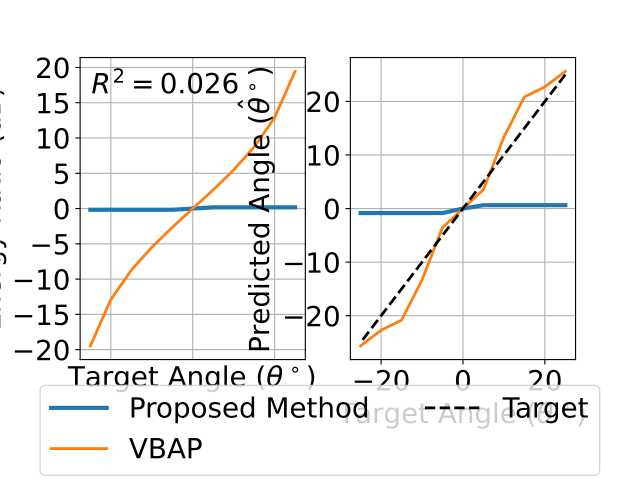

The script that saved this image:
# Enable MPS fallback for PyTorch on macOS
import os
import json
import sofar as sf
os.environ['PYTORCH_ENABLE_MPS_FALLBACK'] = '1'

# Import interface libraries
from pathlib import Path
import time
from types import SimpleNamespace

# Import computational libraries
import numpy as np
import torch
import torch.nn.functional as F
from sklearn.metrics import r2_score

# Import Plotting libraries
import matplotlib.pyplot as plt
from matplotlib.lines import Line2D
import matplotlib.cm as cm
import matplotlib.colors as colors


# Import project modules
from scripts.optimisation.custom_modules import MultiSourceFIR
from scripts.plotting.results_plot import plot_results
from scripts.setup.setup import load_gtfb, load_hrirs, load_stim, set_seed
from scripts.propagation.free_field_propagation import BinauralFreeFieldPropagation
from scripts.perceptual_models.llado2025.llado2025 import llado2025
from scripts.perceptual_models.desena2020.desena2020 import desena2020
from scripts.perceptual_models.spectral_matching.spectral_matching import spectral_matching
from scripts.optimisation.regularisation import second_moment_regularisation
from scripts.train.train import ListenerBasedLoss, SourceBasedLoss, Train
from scripts.saving.save_results import saver


def run_experiment(loss_dict_builder, run_label, target_angle):
    repo_root = Path(__file__).resolve().parent
    d = 60
    env = SimpleNamespace( # Include here all variables that you want stored into config.json
        epochs=1,
        num_lstn_pos=1,
        listener_batch_size=None,  # 5 mirrored pairs plus the centre listener
        symmetric_listener_sampling=False,
        n_samples=64,
        target_pos=[d, float(np.tan(np.deg2rad(target_angle)) * d)],
        selected_stim="impulse",
        sofa_path=str(repo_root / "data" / "impulses" / "SOFA" / "SYMMETRIC_D1_48K_24bit_256tap_FIR_SOFA.sofa"),
        sofa_idx_path=str(repo_root / "data" / "impulses" / "SOFA" / "D1_48k_hrirs_idx.csv"),
        lr=0.01,
        seed=46,
        log=0,
        fs=48000,
    )
    env.dtype = torch.float32
    env.device_str =  "cpu"
    env.device = torch.device(env.device_str)

## Initial setup
    print(f"Using device: {env.device}")

    # Loudspkeaker and listener positions
    env.lstn_pos = [[0.0, 0.0]] 
    base_angle_rad = np.deg2rad(30.0)
    env.speaker_distance = 2.0  # Distance from each loudspeaker to the reference-system center (0, 0)
    env.spk_pos = [
        [env.speaker_distance * np.cos(base_angle_rad), env.speaker_distance * np.sin(base_angle_rad)],
        [env.speaker_distance * np.cos(base_angle_rad), -env.speaker_distance * np.sin(base_angle_rad)],
    ]
    env.n_sources = len(env.spk_pos)

    # Reset the seed so each run starts from the same point.
    set_seed(seed=env.seed)

## Load data
    gtfb = load_gtfb(fs=env.fs, device=env.device, dtype=env.dtype)  # Load Gamma Tone Filter Bank
    stim = load_stim(fs=env.fs, device=env.device, dtype=env.dtype, selected_stim=env.selected_stim)  # Load stimulus
    hrirs = load_hrirs(dtype=env.dtype, device=env.device, sofa_path=env.sofa_path, idx_path=env.sofa_idx_path) # Load HRIRs using specific location from SOFA file

## Initialize model
    # Initialize sound propagation module
    stereo_prop = BinauralFreeFieldPropagation(stim=stim, lstn_pos=env.lstn_pos, spk_pos=env.spk_pos, fs=env.fs, sofa_file_path=env.sofa_path) # Load stereo anechoic propagation module

    # Initiate perceptual models
    loc_model = llado2025(loss = F.mse_loss, target_pos=env.target_pos, hrirs=hrirs, fs=env.fs, gtfb=gtfb).to(device=env.device, dtype=env.dtype) # Llado et al. 2025 model
    col_model = spectral_matching(loss = F.l1_loss, target = 0, stim=stim, hrirs=hrirs, target_pos=env.target_pos, fs=env.fs).to(device=env.device, dtype=env.dtype) # Spectral Matching model
    unc_model = desena2020(loss = F.l1_loss, target = 0, hrirs=hrirs, fs=env.fs, gtfb=gtfb).to(device=env.device, dtype=env.dtype) # De Sena et al. 2020 model
    regularisation = second_moment_regularisation(n_samples=env.n_samples, device=env.device, dtype=env.dtype)
    loss_dict = loss_dict_builder(loc_model, col_model, unc_model, regularisation, env.device, env.dtype)

    # Initialise neural network
    nn_model = MultiSourceFIR(
        n_samples=env.n_samples,
        n_sources=env.n_sources,
    ).to(device=env.device, dtype=env.dtype)
    # Initialise FIR filter weights
    with torch.no_grad():
        for i, branch in enumerate(nn_model.branches):
            branch.weight.fill_(0.0)
            branch.weight[0, 0] = 1.0

    nn_optimiser = torch.optim.Adam(nn_model.parameters(), lr=env.lr)

## Initliase saving folder and logger
    saver_obj = saver(loss_dict, env.lstn_pos)
    logger = saver_obj if env.log else None

## Training loop
    # Train the neural network
    trainer = Train(n_epoch=env.epochs,
                    nn=nn_model,
                    prop=stereo_prop,
                    loss_dict=loss_dict,
                    optimiser=nn_optimiser,
                    loggers = [logger, None], 
                    listener_batch_size=env.listener_batch_size,
                    symmetric_listener_sampling=env.symmetric_listener_sampling) # Initialize training class
    time_train_start = time.time()
    trainer.train()
    env.time_train_seconds = time.time() - time_train_start
    print(f"Time for full optimisation:{env.time_train_seconds:.2f}")

## Print and Plot results
    # Evaluate final neural network FIRs
    eval_perceptual_dict = {
            "localisation": ListenerBasedLoss(model=loc_model, weight=1.0, device=env.device, dtype=env.dtype),
            "uncertainty": ListenerBasedLoss(model=unc_model, weight=1, device=env.device, dtype=env.dtype),
            "colouration": ListenerBasedLoss(model=col_model, weight=1, device=env.device, dtype=env.dtype)
        }
    est_filters, estimation_dict, bin_stim = trainer.evaluate(loss_dict=eval_perceptual_dict)
    # Normalise filters to prevent clipping 
    est_filters /= np.max(np.abs(est_filters)) / 0.9 # TODO: move this to a more appropriate place at the end of the training loop

    # Print estimated perceptual metrics
    for key, value in estimation_dict.items():
        print(f"Estimated {key}: {value}")

    saver_obj.save_results(
        estimation_dict=estimation_dict,
        est_filters=est_filters,
        fs=env.fs,
        lstn_pos=env.lstn_pos,
        spk_pos=env.spk_pos,
        trainer=trainer,
        env=env,
    )
    plots = plot_results(
        estimation_dict=estimation_dict,
        est_filters=est_filters,
        bin_stim=bin_stim,
        prop_model=stereo_prop,
        loss_dict=loss_dict,
        target_pos=env.target_pos,
        stim=stim,
        fs=env.fs,
        device=env.device,
        dtype=env.dtype,
        show=False,
    )
    saver_obj.save_plots(plots)

    # Save per-epoch source FIR evolution as videos (one per source)
    # saver_obj.save_filter_video(trainer.h_history, source_index=0, fs=env.fs)
    # saver_obj.save_filter_video(trainer.h_history, source_index=1, fs=env.fs)

    plt.close('all')

    return(saver_obj.run_dir, env.lstn_pos, env.spk_pos)


def VBAP_loc(vbap_icld):

    repo_root = Path(__file__).resolve().parent
    fs = 48000
    dtype = torch.float32
    device_str = "cuda" if torch.cuda.is_available() else "cpu"
    device = torch.device(device_str)
    sofa_path=str(repo_root / "data" / "impulses" / "SOFA" / "SYMMETRIC_D1_48K_24bit_256tap_FIR_SOFA.sofa")
    sofa_idx_path=str(repo_root / "data" / "impulses" / "SOFA" / "D1_48k_hrirs_idx.csv")

    lstn_pos = [[0.0, 0.0]] 
    base_angle_rad = np.deg2rad(30.0)
    speaker_distance = 2.0  # Distance from each loudspeaker to the reference-system center (0, 0)
    spk_pos = [
        [speaker_distance * np.cos(base_angle_rad), speaker_distance * np.sin(base_angle_rad)],
        [speaker_distance * np.cos(base_angle_rad), -speaker_distance * np.sin(base_angle_rad)],
    ]

    gtfb = load_gtfb(fs=fs, device=device, dtype=dtype)  # Load Gamma Tone Filter Bank
    stim = load_stim(fs=fs, device=device, dtype=dtype, selected_stim='impulse')  # Load stimulus
    hrirs = load_hrirs(dtype=dtype, device=device, sofa_path=sofa_path, idx_path=sofa_idx_path) # Load HRIRs using specific location from SOFA file

    stereo_prop = BinauralFreeFieldPropagation(stim=stim, lstn_pos=lstn_pos, spk_pos=spk_pos, fs=fs, sofa_file_path=sofa_path, apply_distance_attenuation=True)
    loc_model = llado2025(loss = F.mse_loss, target_pos=[0,0], hrirs=hrirs, fs=fs, gtfb=gtfb).to(device=device, dtype=dtype) # Llado et al. 2025 model

    vbap_angle = torch.zeros(len(vbap_icld), device = device, dtype= dtype)
    vbap_icld = torch.tensor(vbap_icld, device=device, dtype=dtype)
    for i in range(len(vbap_icld)):

        right_gains = torch.sqrt(1/(1+ 10**(vbap_icld[i]/10)))
        left_gains = right_gains*10**(vbap_icld[i]/20)

        filts = torch.zeros(1,2,64,device=device, dtype=dtype) 
        filts[0,0,0] = left_gains
        filts[0,1,0] = right_gains

        bin_stim = stereo_prop(filts)

        vbap_angle[i] = loc_model(bin_stim)

    return(vbap_angle.detach().cpu().numpy())


def DAFx2026_fig6_plots(run_folders):

    vbap_icld = np.loadtxt(r"data\miscellaneous\VBAP_panning_curve.csv")

    tmp = np.load(run_folders[0] / "artifacts" / "est_filters.npy")
    filt = np.zeros((13,2,tmp.shape[-1]))

    for i in range(len(run_folders)):
        filt[i] = np.load(run_folders[i] / "artifacts" / "est_filters.npy")

    E_ratio = 10*np.log10(np.abs(np.sum(filt[:,0,:]**2, axis = -1))/np.abs(np.sum(filt[:,1,:]**2, axis = -1)))
    angles = np.arange(-30,35,5)

    r2 = r2_score(vbap_icld[1:-1], E_ratio[1:-1])

    # --- TOP PLOT ---
    plt.figure() 
    plt.subplot(1,2,1)
    l1, = plt.plot(angles[1:-1], -E_ratio[1:-1], linewidth=3)
    l2, = plt.plot(angles[1:-1], -vbap_icld[1:-1],  linewidth=2)
    plt.grid()
    plt.text(0.05, 0.95, f"$R^2 = {r2:.3f}$",
            transform=plt.gca().transAxes,
            fontsize=20,
            verticalalignment='top')
    plt.xlabel(r"Target Angle ($\theta^\circ$)", fontsize=20)
    plt.ylabel("Energy Ratio (dB)", fontsize=20)
    plt.xticks(fontsize=20)
    plt.yticks(fontsize=20)
    ax = plt.gca()
    ax.tick_params(axis='x', which='both', bottom=False, top=False, labelbottom=False)

    target_angles = np.arange(30,-35,-5)
    vbap_angle = VBAP_loc(vbap_icld)
    est_angle = np.zeros(len(run_folders))
    for i in range(len(folders)):
        json_file_path = os.path.join(run_folders[i] /  "results.json")
        json_data = json.load(open(json_file_path))

        est_angle[i] = json_data['localisation']

    # --- BOTTOM PLOT ---
    plt.subplot(1,2,2)
    l3,= plt.plot(target_angles[1:-1], est_angle[1:-1], linewidth=3, label="Proposed Method")
    l4,= plt.plot(target_angles[1:-1], vbap_angle[1:-1], linewidth=2, label="VBAP")
    l5,= plt.plot(target_angles[1:-1], target_angles[1:-1], linestyle = "--", color = "black", linewidth=2, label = "Target")
    plt.xlabel(r"Target Angle ($\theta^\circ$)", fontsize=20)
    plt.ylabel(r"Predicted Angle ($\hat{\theta}^\circ$)", fontsize=20)
    plt.xticks(fontsize=20)
    plt.yticks(fontsize=20)
    plt.grid()


    # === LEGEND AT BOTTOM ===
    handles = [l3, l4, l5]
    labels = [h.get_label() for h in handles]

    plt.figlegend(handles, labels,
                loc='lower center',
                ncol=2,
                fontsize=20,
                bbox_to_anchor=(0.5, -0.02))

    # plt.tight_layout()
    plt.subplots_adjust(bottom=0.25)
    # plt.tight_layout(rect=[0, 0.05, 1, 1])  # leave space for legend
    plt.savefig("DAFx2026_fig6.pdf", format = "pdf")
    plt.show()

    plt.figure(figsize=(6, 6))
    for i in range(7):
        right_gains = np.sqrt(1/(1+ 10**(vbap_icld[i+1]/10)))
        left_gains = right_gains*10**(vbap_icld[i+1]/20)

        vbap_filts = np.zeros((1,2,64)) 
        vbap_filts[0,0,0] = left_gains
        vbap_filts[0,1,0] = right_gains
        plt.subplot(7,2,2*i+1)

        plt.plot(filt[i+1,0], label = "Left Filter", linewidth = 4)
        plt.plot(vbap_filts[0,0], label = "VBAP Left Filter", linestyle = "--", linewidth = 2)
        plt.grid()    
        plt.ylim(-1.1,1.1)
        

        plt.subplot(7,2,2*i+2)
        plt.plot(filt[i+1,1], label = "Right Filter", linewidth = 4)
        plt.plot(vbap_filts[0,1], label = "VBAP Right Filter", linestyle = "--", linewidth = 2)           
        plt.grid()    
        plt.ylim(-1.1,1.1)

        print(f"VBAP Energy Ratio: {10*np.log10(np.sum(vbap_filts[0,0]**2)/np.sum(vbap_filts[0,1]**2)):.2f} dB")
        print(f"Estimated Energy Ratio: {10*np.log10(np.sum(filt[i+1,0]**2)/np.sum(filt[i+1,1]**2)):.2f} dB")

    plt.show()
    

if __name__ == "__main__":
    run_dir_loc_30, _, _ = run_experiment(
        loss_dict_builder=lambda loc_model, col_model, unc_model, regularisation, device, dtype: {
            "localisation": ListenerBasedLoss(model=loc_model, weight=1e1, device=device, dtype=dtype),
            "regularisation_source_0": SourceBasedLoss(regulariser=regularisation, source_idx=0, weight=1e-0),
            "regularisation_source_1": SourceBasedLoss(regulariser=regularisation, source_idx=1, weight=1e-0),
        },
        run_label="loc_30",
        target_angle=30.0
    )

    run_dir_loc_25, _, _ = run_experiment(
        loss_dict_builder=lambda loc_model, col_model, unc_model, regularisation, device, dtype: {
            "localisation": ListenerBasedLoss(model=loc_model, weight=1e1, device=device, dtype=dtype),
            "regularisation_source_0": SourceBasedLoss(regulariser=regularisation, source_idx=0, weight=1e-0),
            "regularisation_source_1": SourceBasedLoss(regulariser=regularisation, source_idx=1, weight=1e-0),
        },
        run_label="loc_25",
        target_angle=25.0
    )

    run_dir_loc_20, _, _ = run_experiment(
        loss_dict_builder=lambda loc_model, col_model, unc_model, regularisation, device, dtype: {
            "localisation": ListenerBasedLoss(model=loc_model, weight=1e1, device=device, dtype=dtype),
            "regularisation_source_0": SourceBasedLoss(regulariser=regularisation, source_idx=0, weight=1e-0),
            "regularisation_source_1": SourceBasedLoss(regulariser=regularisation, source_idx=1, weight=1e-0),
        },
        run_label="loc_20",
        target_angle=20.0
    )

    run_dir_loc_15, _, _ = run_experiment(
        loss_dict_builder=lambda loc_model, col_model, unc_model, regularisation, device, dtype: {
            "localisation": ListenerBasedLoss(model=loc_model, weight=1e1, device=device, dtype=dtype),
            "regularisation_source_0": SourceBasedLoss(regulariser=regularisation, source_idx=0, weight=1e-0),
            "regularisation_source_1": SourceBasedLoss(regulariser=regularisation, source_idx=1, weight=1e-0),
        },
        run_label="loc_15",
        target_angle=15.0
    )

    run_dir_loc_10, _, _ = run_experiment(
        loss_dict_builder=lambda loc_model, col_model, unc_model, regularisation, device, dtype: {
            "localisation": ListenerBasedLoss(model=loc_model, weight=1e1, device=device, dtype=dtype),
            "regularisation_source_0": SourceBasedLoss(regulariser=regularisation, source_idx=0, weight=1e-0),
            "regularisation_source_1": SourceBasedLoss(regulariser=regularisation, source_idx=1, weight=1e-0),
        },
        run_label="loc_10",
        target_angle=10.0
    )

    run_dir_loc_5, _, _ = run_experiment(
        loss_dict_builder=lambda loc_model, col_model, unc_model, regularisation, device, dtype: {
            "localisation": ListenerBasedLoss(model=loc_model, weight=1e1, device=device, dtype=dtype),
            "regularisation_source_0": SourceBasedLoss(regulariser=regularisation, source_idx=0, weight=1e-0),
            "regularisation_source_1": SourceBasedLoss(regulariser=regularisation, source_idx=1, weight=1e-0),
        },
        run_label="loc_5",
        target_angle=5.0
    )

    run_dir_loc_0, _, _ = run_experiment(
        loss_dict_builder=lambda loc_model, col_model, unc_model, regularisation, device, dtype: {
            "localisation": ListenerBasedLoss(model=loc_model, weight=1e1, device=device, dtype=dtype),
            "regularisation_source_0": SourceBasedLoss(regulariser=regularisation, source_idx=0, weight=1e-0),
            "regularisation_source_1": SourceBasedLoss(regulariser=regularisation, source_idx=1, weight=1e-0),
        },
        run_label="loc_0",
        target_angle=0.0
    )

    run_dir_loc_355, _, _ = run_experiment(
        loss_dict_builder=lambda loc_model, col_model, unc_model, regularisation, device, dtype: {
            "localisation": ListenerBasedLoss(model=loc_model, weight=1e1, device=device, dtype=dtype),
            "regularisation_source_0": SourceBasedLoss(regulariser=regularisation, source_idx=0, weight=1e-0),
            "regularisation_source_1": SourceBasedLoss(regulariser=regularisation, source_idx=1, weight=1e-0),
        },
        run_label="loc_355",
        target_angle=355.0
    )

    run_dir_loc_350, _, _ = run_experiment(
        loss_dict_builder=lambda loc_model, col_model, unc_model, regularisation, device, dtype: {
            "localisation": ListenerBasedLoss(model=loc_model, weight=1e1, device=device, dtype=dtype),
            "regularisation_source_0": SourceBasedLoss(regulariser=regularisation, source_idx=0, weight=1e-0),
            "regularisation_source_1": SourceBasedLoss(regulariser=regularisation, source_idx=1, weight=1e-0),
        },
        run_label="loc_350",
        target_angle=350.0
    )

    run_dir_loc_345, _, _ = run_experiment(
        loss_dict_builder=lambda loc_model, col_model, unc_model, regularisation, device, dtype: {
            "localisation": ListenerBasedLoss(model=loc_model, weight=1e1, device=device, dtype=dtype),
            "regularisation_source_0": SourceBasedLoss(regulariser=regularisation, source_idx=0, weight=1e-0),
            "regularisation_source_1": SourceBasedLoss(regulariser=regularisation, source_idx=1, weight=1e-0),
        },
        run_label="loc_345",
        target_angle=345.0
    )

    run_dir_loc_340, _, _ = run_experiment(
        loss_dict_builder=lambda loc_model, col_model, unc_model, regularisation, device, dtype: {
            "localisation": ListenerBasedLoss(model=loc_model, weight=1e1, device=device, dtype=dtype),
            "regularisation_source_0": SourceBasedLoss(regulariser=regularisation, source_idx=0, weight=1e-0),
            "regularisation_source_1": SourceBasedLoss(regulariser=regularisation, source_idx=1, weight=1e-0),
        },
        run_label="loc_340",
        target_angle=340.0
    )

    run_dir_loc_335, _, _ = run_experiment(
        loss_dict_builder=lambda loc_model, col_model, unc_model, regularisation, device, dtype: {
            "localisation": ListenerBasedLoss(model=loc_model, weight=1e1, device=device, dtype=dtype),
            "regularisation_source_0": SourceBasedLoss(regulariser=regularisation, source_idx=0, weight=1e-0),
            "regularisation_source_1": SourceBasedLoss(regulariser=regularisation, source_idx=1, weight=1e-0),
        },
        run_label="loc_335",
        target_angle=335.0
    )

    run_dir_loc_330, lstn_pos, spk_pos = run_experiment(
        loss_dict_builder=lambda loc_model, col_model, unc_model, regularisation, device, dtype: {
            "localisation": ListenerBasedLoss(model=loc_model, weight=1e-0, device=device, dtype=dtype),
            "regularisation_source_0": SourceBasedLoss(regulariser=regularisation, source_idx=0, weight=1e-0),
            "regularisation_source_1": SourceBasedLoss(regulariser=regularisation, source_idx=1, weight=1e-0),
        },
        run_label="loc_330",
        target_angle=330.0
    )

    folders = [run_dir_loc_30,
               run_dir_loc_25,
               run_dir_loc_20,
               run_dir_loc_15,
               run_dir_loc_10,
               run_dir_loc_5,
               run_dir_loc_0,
               run_dir_loc_355,
               run_dir_loc_350,
               run_dir_loc_345,
               run_dir_loc_340,
               run_dir_loc_335,
               run_dir_loc_330]
    
    DAFx2026_fig6_plots(folders)




    
